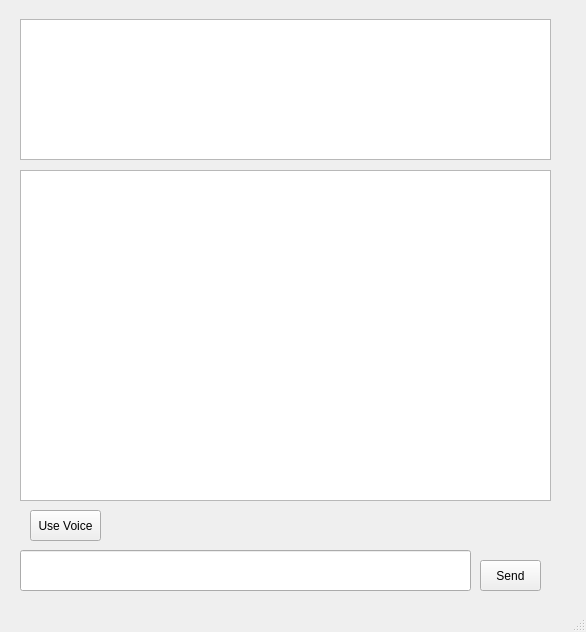
<?xml version="1.0" encoding="UTF-8"?>
<ui version="4.0">
 <class>MainWindow</class>
 <widget class="QMainWindow" name="MainWindow">
  <property name="geometry">
   <rect>
    <x>0</x>
    <y>0</y>
    <width>586</width>
    <height>632</height>
   </rect>
  </property>
  <property name="windowTitle">
   <string>MainWindow</string>
  </property>
  <widget class="QWidget" name="centralwidget">
   <widget class="QTextEdit" name="teLog">
    <property name="geometry">
     <rect>
      <x>20</x>
      <y>170</y>
      <width>531</width>
      <height>331</height>
     </rect>
    </property>
    <property name="readOnly">
     <bool>true</bool>
    </property>
   </widget>
   <widget class="QPushButton" name="pbSend">
    <property name="geometry">
     <rect>
      <x>480</x>
      <y>560</y>
      <width>61</width>
      <height>31</height>
     </rect>
    </property>
    <property name="text">
     <string>Send</string>
    </property>
   </widget>
   <widget class="QPushButton" name="pbVoice">
    <property name="geometry">
     <rect>
      <x>30</x>
      <y>510</y>
      <width>71</width>
      <height>31</height>
     </rect>
    </property>
    <property name="text">
     <string>Use Voice</string>
    </property>
   </widget>
   <widget class="QTextEdit" name="teRules">
    <property name="geometry">
     <rect>
      <x>20</x>
      <y>19</y>
      <width>531</width>
      <height>141</height>
     </rect>
    </property>
    <property name="autoFillBackground">
     <bool>false</bool>
    </property>
    <property name="readOnly">
     <bool>true</bool>
    </property>
   </widget>
   <widget class="QLineEdit" name="mleChat">
    <property name="geometry">
     <rect>
      <x>20</x>
      <y>550</y>
      <width>451</width>
      <height>41</height>
     </rect>
    </property>
   </widget>
  </widget>
  <widget class="QMenuBar" name="menubar">
   <property name="geometry">
    <rect>
     <x>0</x>
     <y>0</y>
     <width>586</width>
     <height>19</height>
    </rect>
   </property>
  </widget>
  <widget class="QStatusBar" name="statusbar"/>
 </widget>
 <resources/>
 <connections>
  <connection>
   <sender>mleChat</sender>
   <signal>returnPressed()</signal>
   <receiver>pbSend</receiver>
   <slot>animateClick()</slot>
   <hints>
    <hint type="sourcelabel">
     <x>190</x>
     <y>539</y>
    </hint>
    <hint type="destinationlabel">
     <x>395</x>
     <y>524</y>
    </hint>
   </hints>
  </connection>
 </connections>
</ui>
